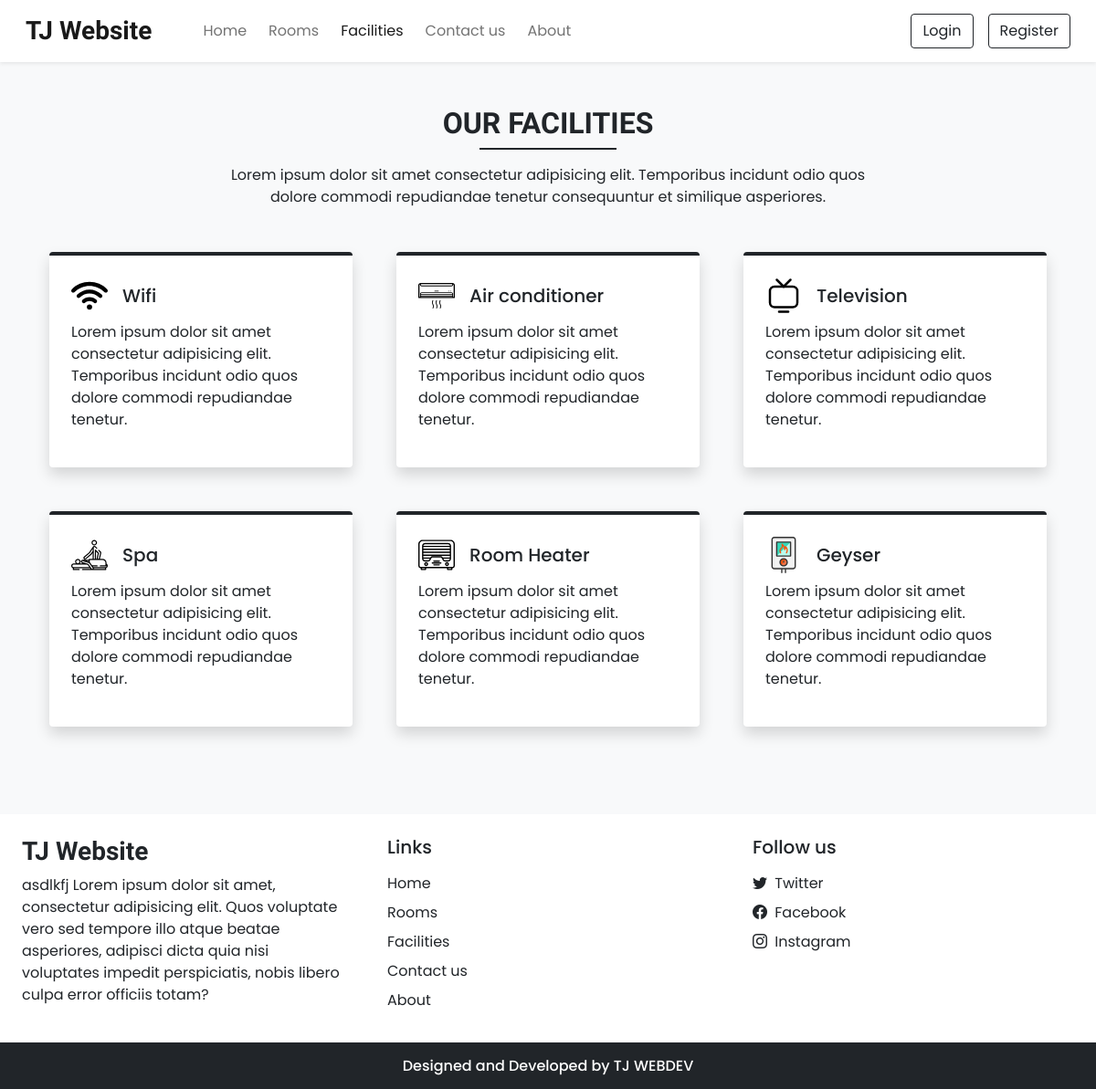
Screenshot of /facilities.php with the database file from the repository.
### tables this page shows
CREATE TABLE `settings` (
  `sr_no` int(11) NOT NULL,
  `site_title` varchar(50) NOT NULL,
  `site_about` varchar(250) NOT NULL,
  `shutdown` tinyint(1) NOT NULL
);

CREATE TABLE `facilities` (
  `id` int(11) NOT NULL,
  `icon` varchar(100) NOT NULL,
  `name` varchar(50) NOT NULL,
  `description` varchar(250) NOT NULL
);

### admin/inc/db_config.php (called while the page is built, shortened)
<?php
  function selectAll($table)
  {
    $con = $GLOBALS['con'];
    $res = mysqli_query($con,"SELECT * FROM $table");
    return $res;
  }
  function select($sql,$values,$datatypes)
  {
    $con = $GLOBALS['con'];
    if($stmt = mysqli_prepare($con,$sql))
    {
      mysqli_stmt_bind_param($stmt,$datatypes,...$values);
      if(mysqli_stmt_execute($stmt)){
        $res = mysqli_stmt_get_result($stmt);
        return $res;
      }
      else{
        mysqli_stmt_close($stmt);
        die("Query cannot be executed - Select");
      }
    }
    else{
      die("Query cannot be prepared - Select");
    }
  }
?>

### facilities.php (the view, shortened to what this page needs)
<!DOCTYPE html>
<html lang="en">
<head>
  <?php require('inc/links.php'); ?>
</head>
<body class="bg-light">
  <?php require('inc/header.php'); ?>
  <div class="my-5 px-4">
    <h2 class="fw-bold h-font text-center">OUR FACILITIES</h2>
    <div class="h-line bg-dark"></div>
    <p class="text-center mt-3">
      Lorem ipsum dolor sit amet consectetur adipisicing elit.
      Temporibus incidunt odio quos <br> dolore commodi repudiandae
      tenetur consequuntur et similique asperiores.
    </p>
  </div>
  <div class="container">
    <div class="row">
      <?php
        $res = selectAll('facilities');
        $path = FACILITIES_IMG_PATH;
        while($row = mysqli_fetch_assoc($res)){
          echo<<<data
            <div class="col-lg-4 col-md-6 mb-5 px-4">
              <div class="bg-white rounded shadow p-4 border-top border-4 border-dark pop">
                <div class="d-flex align-items-center mb-2">
                  <img src="$path$row[icon]" width="40px">
                  <h5 class="m-0 ms-3">$row[name]</h5>
                </div>
                <p>$row[description]</p>
              </div>
            </div>
          data;
        }
      ?>
    </div>
  </div>
  <?php require('inc/footer.php'); ?>
</body>
</html>

### inc/header.php (shortened to what this page needs)
<nav id="nav-bar" class="navbar navbar-expand-lg navbar-light bg-white px-lg-3 py-lg-2 shadow-sm sticky-top">
  <div class="container-fluid">
    <a class="navbar-brand me-5 fw-bold fs-3 h-font" href="index.php"><?php echo $settings_r['site_title'] ?></a>
    <div class="collapse navbar-collapse" id="navbarSupportedContent">
      <ul class="navbar-nav me-auto mb-2 mb-lg-0">
        <li class="nav-item">
          <a class="nav-link me-2" href="index.php">Home</a>
        </li>
        <li class="nav-item">
          <a class="nav-link me-2" href="rooms.php">Rooms</a>
        </li>
        <li class="nav-item">
          <a class="nav-link me-2" href="facilities.php">Facilities</a>
        </li>
        <li class="nav-item">
          <a class="nav-link me-2" href="contact.php">Contact us</a>
        </li>
        <li class="nav-item">
          <a class="nav-link" href="about.php">About</a>
        </li>
      </ul>
      <div class="d-flex">
        <?php
          if(isset($_SESSION['login']) && $_SESSION['login']==true)
          {
            $path = USERS_IMG_PATH;
            echo<<<data
              <div class="btn-group">
                <button type="button" class="btn btn-outline-dark shadow-none dropdown-toggle" data-bs-toggle="dropdown" data-bs-display="static" aria-expanded="false">
                  <img src="$path$_SESSION[uPic]" style="width: 25px; height: 25px;" class="me-1 rounded-circle">
                  $_SESSION[uName]
                </button>
                <ul class="dropdown-menu dropdown-menu-lg-end">
                  <li><a class="dropdown-item" href="profile.php">Profile</a></li>
                  <li><a class="dropdown-item" href="bookings.php">Bookings</a></li>
                  <li><a class="dropdown-item" href="logout.php">Logout</a></li>
                </ul>
              </div>
            data;
          }
          else
          {
            echo<<<data
              <button type="button" class="btn btn-outline-dark shadow-none me-lg-3 me-2" data-bs-toggle="modal" data-bs-target="#loginModal">
                Login
              </button>
              <button type="button" class="btn btn-outline-dark shadow-none" data-bs-toggle="modal" data-bs-target="#registerModal">
                Register
              </button>
            data;
          }
        ?>
      </div>
    </div>
  </div>
</nav>

### inc/footer.php (shortened to what this page needs)
<div class="container-fluid bg-white mt-5">
  <div class="row">
    <div class="col-lg-4 p-4">
      <h3 class="h-font fw-bold fs-3 mb-2"><?php echo $settings_r['site_title'] ?></h3>
      <p>
        <?php echo $settings_r['site_about'] ?>
      </p>
    </div>
    <div class="col-lg-4 p-4">
      <h5 class="mb-3">Links</h5>
      <a href="index.php" class="d-inline-block mb-2 text-dark text-decoration-none">Home</a> <br>
      <a href="rooms.php" class="d-inline-block mb-2 text-dark text-decoration-none">Rooms</a> <br>
      <a href="facilities.php" class="d-inline-block mb-2 text-dark text-decoration-none">Facilities</a> <br>
      <a href="contact.php" class="d-inline-block mb-2 text-dark text-decoration-none">Contact us</a> <br>
      <a href="about.php" class="d-inline-block mb-2 text-dark text-decoration-none">About</a>
    </div>
    <div class="col-lg-4 p-4">
        <h5 class="mb-3">Follow us</h5>
        <?php
          if($contact_r['tw']!=''){
            echo<<<data
              <a href="$contact_r[tw]" class="d-inline-block text-dark text-decoration-none mb-2">
                <i class="bi bi-twitter me-1"></i> Twitter
              </a><br>
            data;
          }
        ?>
        <a href="<?php echo $contact_r['fb'] ?>" class="d-inline-block text-dark text-decoration-none mb-2">
          <i class="bi bi-facebook me-1"></i> Facebook
        </a><br>
        <a href="<?php echo $contact_r['insta'] ?>" class="d-inline-block text-dark text-decoration-none">
          <i class="bi bi-instagram me-1"></i> Instagram
        </a><br>
    </div>
  </div>
</div>
<h6 class="text-center bg-dark text-white p-3 m-0">Designed and Developed by TJ WEBDEV</h6>

### css/common.css (style rules this page uses)
:root { --teal: #2ec1ac; --teal_hover: #279e8c; }
* { font-family: 'Poppins', sans-serif; }
.h-font { font-family: 'Merienda', cursive; }
.h-line { width: 150px; margin: 0 auto; height: 1.7px; }

### rows the page displays
settings: site_title "TJ Website", site_about "asdlkfj Lorem ipsum dolor sit amet, consectetur adipisicing elit. Quos voluptate vero sed tempore illo atque beatae asperiores, adipisci dicta quia nisi voluptates impedit perspiciatis, nobis libero culpa error officiis totam?"
facilities: icon (picture), name "Wifi", description "Lorem ipsum dolor sit amet consectetur adipisicing elit. Temporibus incidunt odio quos dolore commodi repudiandae tenetur."
facilities: icon (picture), name "Air conditioner", description "Lorem ipsum dolor sit amet consectetur adipisicing elit. Temporibus incidunt odio quos dolore commodi repudiandae tenetur."
facilities: icon (picture), name "Television", description "Lorem ipsum dolor sit amet consectetur adipisicing elit. Temporibus incidunt odio quos dolore commodi repudiandae tenetur."
facilities: icon (picture), name "Spa", description "Lorem ipsum dolor sit amet consectetur adipisicing elit. Temporibus incidunt odio quos dolore commodi repudiandae tenetur."
facilities: icon (picture), name "Room Heater", description "Lorem ipsum dolor sit amet consectetur adipisicing elit. Temporibus incidunt odio quos dolore commodi repudiandae tenetur."
facilities: icon (picture), name "Geyser", description "Lorem ipsum dolor sit amet consectetur adipisicing elit. Temporibus incidunt odio quos dolore commodi repudiandae tenetur."
